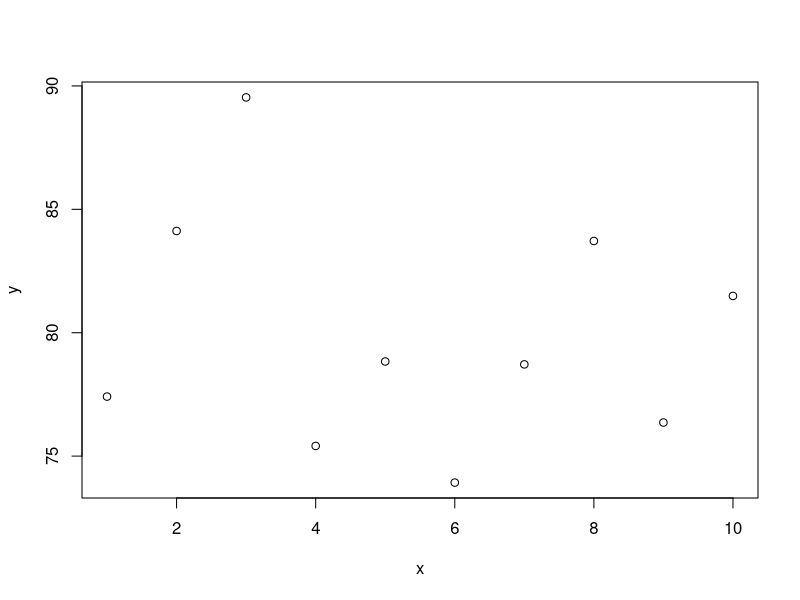

Here is the R script that generated this plot:
x=seq(1, 10, len=10)
y=40*2 + rnorm(10,0,5)
plot(x,y)
summary(x)
mean(x)

#hello there! Can you read this?

library(ggplot2)

sd(x)
sd(y)

summary(y)
mean(y)

